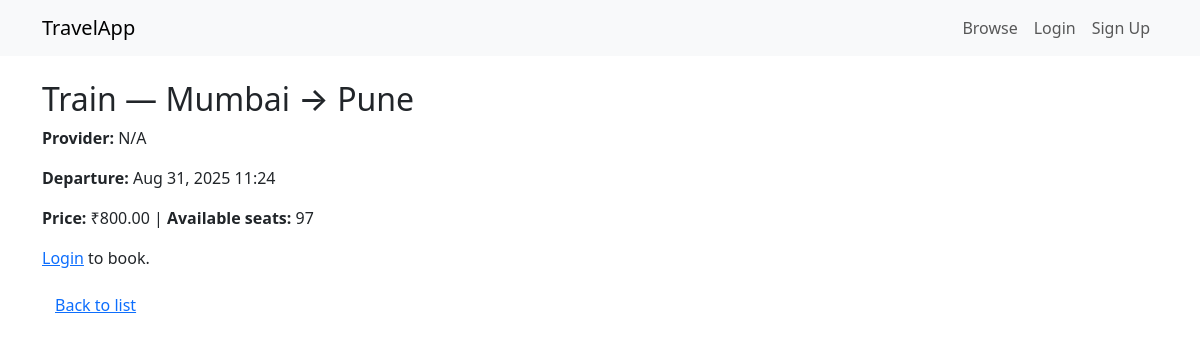
The page /options/2/ on the database its author committed.
### bookings/models.py (models this page shows, shortened)
class TravelOption(models.Model):
    TRAVEL_TYPES = [
        ("Flight", "Flight"),
        ("Train", "Train"),
        ("Bus", "Bus"),
    ]
    available_seats = models.IntegerField(default=0)
    travel_type = models.CharField(max_length=20, choices=TRAVEL_TYPES)
    source = models.CharField(max_length=100)
    destination = models.CharField(max_length=100)
    depart_datetime = models.DateTimeField()
    price = models.DecimalField(max_digits=10, decimal_places=2)

### bookings/views.py (the view)
# urls.py: path('options/<int:pk>/', views.travel_detail, name='travel_detail'),
def travel_detail(request, pk):
    travel = get_object_or_404(TravelOption, pk=pk)
    return render(request, 'travel_detail.html', {'travel': travel})

### bookings/templates/travel_detail.html
{% extends "base.html" %}
{% block content %}
<h2>{{ travel.get_travel_type_display }} — {{ travel.source }} → {{ travel.destination }}</h2>
<p><strong>Provider:</strong> {{ travel.provider|default:"N/A" }}</p>
<p><strong>Departure:</strong> {{ travel.depart_datetime|date:"M d, Y H:i" }}</p>
<p><strong>Price:</strong> ₹{{ travel.price }} | <strong>Available seats:</strong> {{ travel.available_seats }}</p>
{% if user.is_authenticated %}
  <a href="{% url 'book_travel' travel.pk %}" class="btn btn-success {% if travel.available_seats == 0 %}disabled{% endif %}">Book Now</a>
{% else %}
  <p><a href="{% url 'login' %}">Login</a> to book.</p>
{% endif %}
<a href="{% url 'travel_list' %}" class="btn btn-link">Back to list</a>
{% endblock %}

### rows shown on the page
TravelOption: travel_type "Train", source "Mumbai", destination "Pune", depart_datetime "Aug 31, 2025 11:24", price "800.00", available_seats "97"

### other values the page prints
{{ travel.provider|default:"N/A" }} "N/A"
